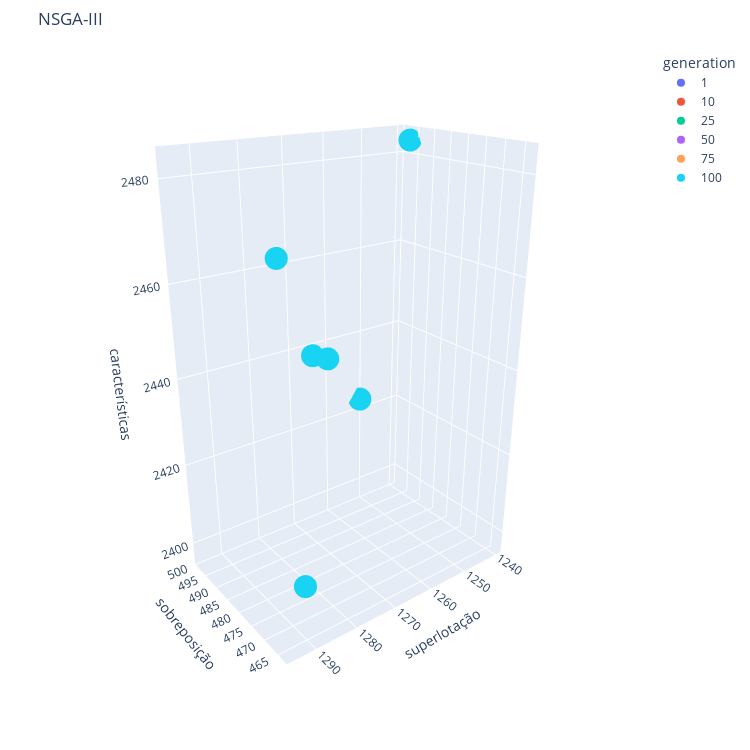
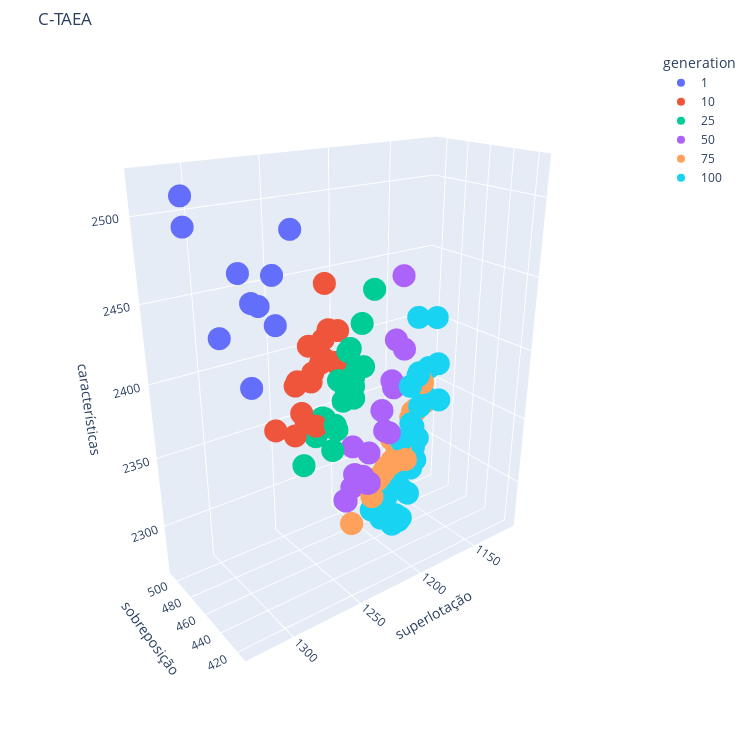
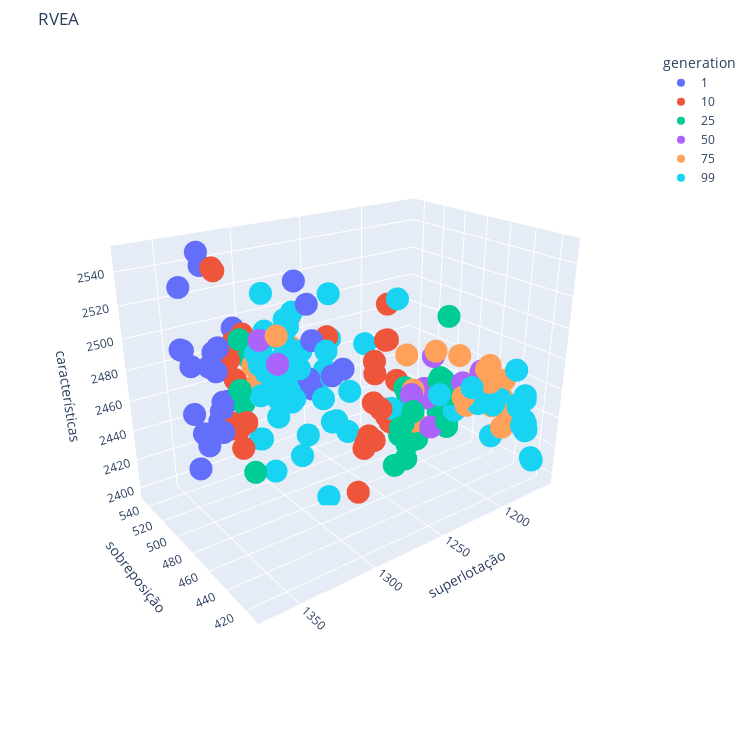

The code cell stored with these charts, in order, in its notebook:
### Code cell
plot_3d_schatter(df_NSGA_III, "NSGA-III")
plot_3d_schatter(df_C_TAEA, "C-TAEA")
plot_3d_schatter(df_RVEA, "RVEA")
